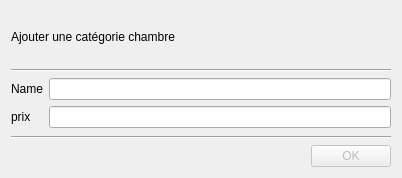
<?xml version="1.0" encoding="UTF-8"?>
<ui version="4.0">
 <class>editAddRoomCat</class>
 <widget class="QDialog" name="editAddRoomCat">
  <property name="geometry">
   <rect>
    <x>0</x>
    <y>0</y>
    <width>402</width>
    <height>178</height>
   </rect>
  </property>
  <property name="windowTitle">
   <string>Add Room Category</string>
  </property>
  <layout class="QGridLayout" name="gridLayout">
   <item row="0" column="0">
    <widget class="QLabel" name="label">
     <property name="text">
      <string>&lt;html&gt;&lt;head/&gt;&lt;body&gt;&lt;p&gt;Ajouter une catégorie chambre&lt;/p&gt;&lt;/body&gt;&lt;/html&gt;</string>
     </property>
    </widget>
   </item>
   <item row="1" column="0">
    <widget class="Line" name="line">
     <property name="orientation">
      <enum>Qt::Horizontal</enum>
     </property>
    </widget>
   </item>
   <item row="2" column="0">
    <layout class="QFormLayout" name="formLayout">
     <item row="0" column="0">
      <widget class="QLabel" name="label_2">
       <property name="text">
        <string>Name</string>
       </property>
      </widget>
     </item>
     <item row="0" column="1">
      <widget class="QLineEdit" name="name"/>
     </item>
     <item row="1" column="0">
      <widget class="QLabel" name="label_3">
       <property name="text">
        <string>prix</string>
       </property>
      </widget>
     </item>
     <item row="1" column="1">
      <widget class="QLineEdit" name="price"/>
     </item>
    </layout>
   </item>
   <item row="3" column="0">
    <widget class="Line" name="line_2">
     <property name="orientation">
      <enum>Qt::Horizontal</enum>
     </property>
    </widget>
   </item>
   <item row="4" column="0">
    <layout class="QHBoxLayout" name="horizontalLayout">
     <item>
      <spacer name="horizontalSpacer">
       <property name="orientation">
        <enum>Qt::Horizontal</enum>
       </property>
       <property name="sizeHint" stdset="0">
        <size>
         <width>40</width>
         <height>20</height>
        </size>
       </property>
      </spacer>
     </item>
     <item>
      <widget class="QPushButton" name="okButton">
       <property name="enabled">
        <bool>false</bool>
       </property>
       <property name="text">
        <string>OK</string>
       </property>
      </widget>
     </item>
    </layout>
   </item>
  </layout>
 </widget>
 <resources/>
 <connections/>
</ui>
